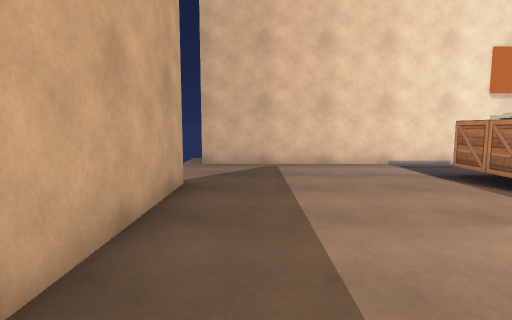
view 1 (above)

13 first-person views from a walk through a Unity game level. The camera is 1.2 m above the floor, tilts 6° down and sees 80° across. Doors are open. The floor is counted in squares, 1 m on a side. Each view is taken from the middle of a square. On the plan, view 1 faces up. The plan holds only what a view shows up to about 13 squares ahead; the rest is blank. Surface patterns are stand-ins for the level's own textures.

view 2
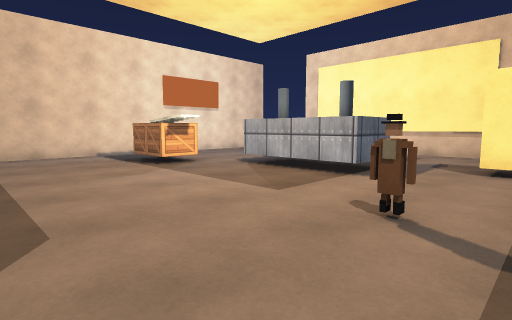

view 3
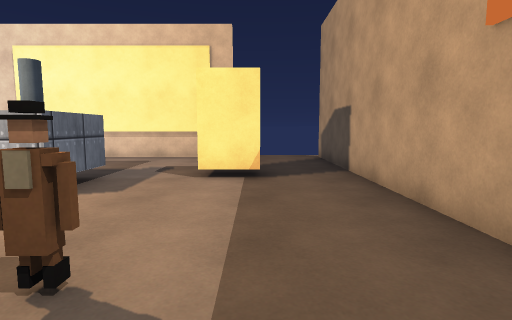

view 4
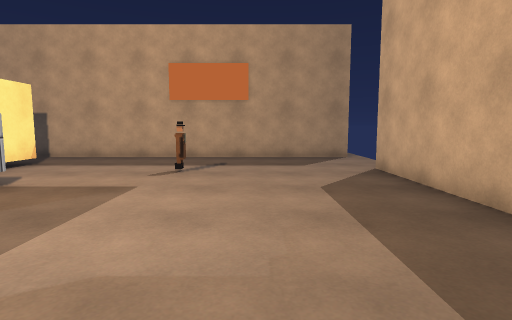

view 5
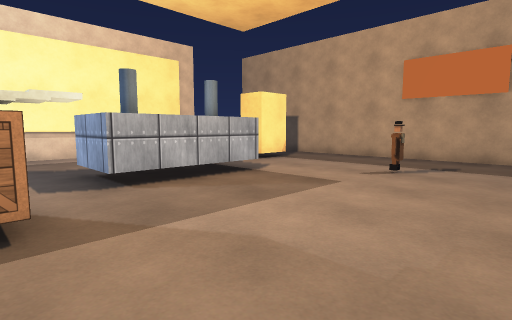

view 6
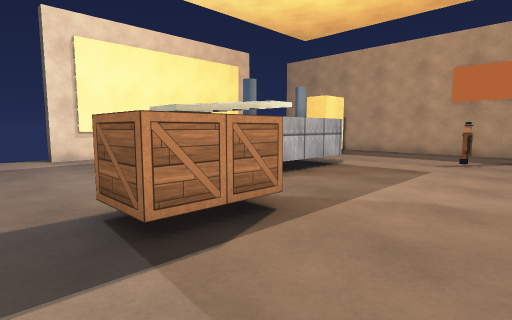

view 7
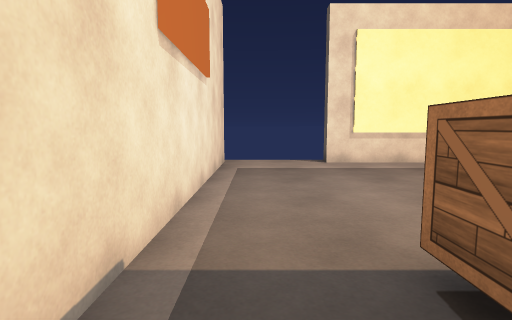

view 8
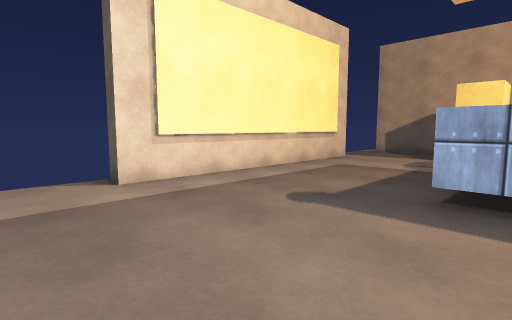

view 9
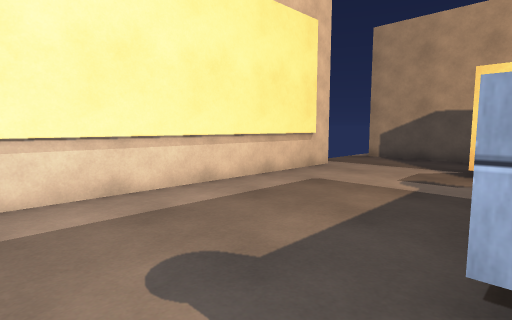

view 10
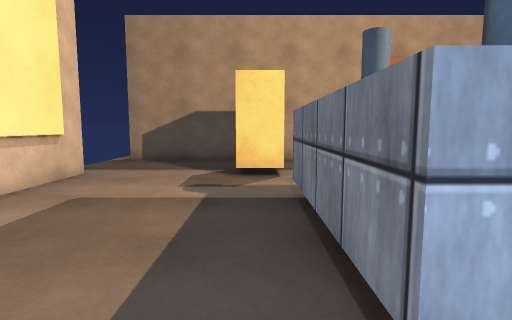

view 11
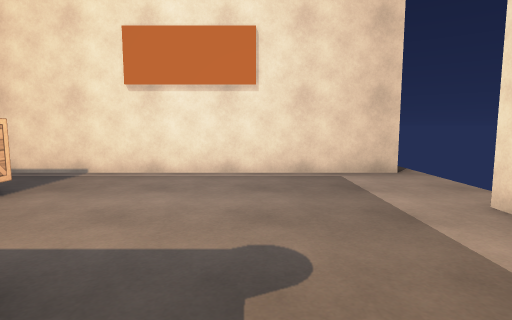

view 12
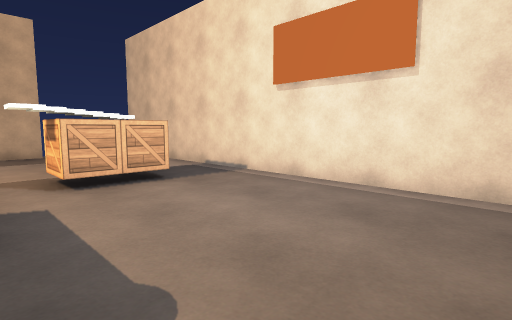

view 13
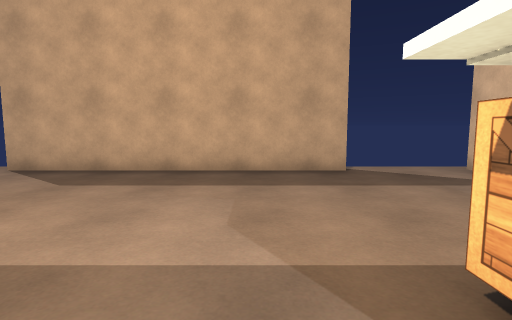

### Floor plan
Key: @ floor where view 1 was taken; # wall or solid block; x gap in a wall; . floor; D open door; ^ raised ledge; T thing the floor can be seen under or through; O other object.
Columns run from 2 left of view 1 to 15 right of it. Each row starts with its distance up from view 1.
 10 ##################
  9 ..................
  8 .......OO.........
  7 .......OO.........
  6 #......OT........#
  5 #......TT........#
  4 #.........^^.....#
  3 #........^O^.....#
  2 #DD......^ ^.....#
  1 #DD......^O^.....#
  0 #.@......^^^.....#
 -1 #................#
 -2 #.....O..........#
 -3 #.....O....OO....#
 -4 ...........OO.....
 -5 ..................
 -6 ..................
 -7 x################x

Where each view was taken, in squares from view 1:
view 1: 0 up, 0 right, facing up
view 2: 4 down, 0 right, facing up-right
view 3: 4 down, 2 right, facing right
view 4: 6 up, 2 right, facing down
view 5: 6 up, 1 right, facing down-right
view 6: 9 up, 2 right, facing down-right
view 7: 9 up, 4 right, facing right
view 8: 9 up, 8 right, facing down-right
view 9: 6 up, 9 right, facing down-right
view 10: 5 up, 10 right, facing down
view 11: 2 up, 11 right, facing up
view 12: 4 up, 13 right, facing up-left
view 13: 4 up, 7 right, facing left
